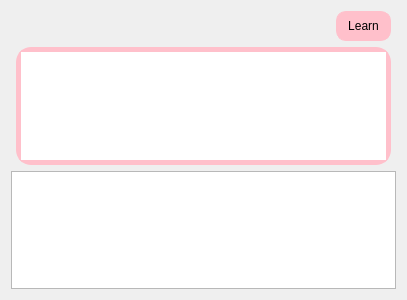
<?xml version="1.0" encoding="UTF-8"?>
<ui version="4.0">
 <class>ReadNow</class>
 <widget class="QWidget" name="ReadNow">
  <property name="geometry">
   <rect>
    <x>0</x>
    <y>0</y>
    <width>404</width>
    <height>300</height>
   </rect>
  </property>
  <property name="sizePolicy">
   <sizepolicy hsizetype="Expanding" vsizetype="Expanding">
    <horstretch>0</horstretch>
    <verstretch>0</verstretch>
   </sizepolicy>
  </property>
  <property name="windowTitle">
   <string>Form</string>
  </property>
  <layout class="QVBoxLayout" name="verticalLayout">
   <item>
    <layout class="QHBoxLayout" name="HeaderLayout">
     <property name="spacing">
      <number>0</number>
     </property>
     <property name="leftMargin">
      <number>5</number>
     </property>
     <property name="rightMargin">
      <number>5</number>
     </property>
     <item>
      <widget class="QPushButton" name="translationWindow">
       <property name="minimumSize">
        <size>
         <width>320</width>
         <height>30</height>
        </size>
       </property>
       <property name="maximumSize">
        <size>
         <width>200</width>
         <height>30</height>
        </size>
       </property>
       <property name="palette">
        <palette>
         <active>
          <colorrole role="WindowText">
           <brush brushstyle="SolidPattern">
            <color alpha="255">
             <red>0</red>
             <green>0</green>
             <blue>0</blue>
            </color>
           </brush>
          </colorrole>
          <colorrole role="Button">
           <brush brushstyle="SolidPattern">
            <color alpha="0">
             <red>0</red>
             <green>0</green>
             <blue>0</blue>
            </color>
           </brush>
          </colorrole>
          <colorrole role="Light">
           <brush brushstyle="SolidPattern">
            <color alpha="255">
             <red>255</red>
             <green>255</green>
             <blue>255</blue>
            </color>
           </brush>
          </colorrole>
          <colorrole role="Midlight">
           <brush brushstyle="SolidPattern">
            <color alpha="255">
             <red>215</red>
             <green>215</green>
             <blue>215</blue>
            </color>
           </brush>
          </colorrole>
          <colorrole role="Dark">
           <brush brushstyle="SolidPattern">
            <color alpha="255">
             <red>88</red>
             <green>88</green>
             <blue>88</blue>
            </color>
           </brush>
          </colorrole>
          <colorrole role="Mid">
           <brush brushstyle="SolidPattern">
            <color alpha="255">
             <red>117</red>
             <green>117</green>
             <blue>117</blue>
            </color>
           </brush>
          </colorrole>
          <colorrole role="Text">
           <brush brushstyle="SolidPattern">
            <color alpha="255">
             <red>0</red>
             <green>0</green>
             <blue>0</blue>
            </color>
           </brush>
          </colorrole>
          <colorrole role="BrightText">
           <brush brushstyle="SolidPattern">
            <color alpha="255">
             <red>255</red>
             <green>255</green>
             <blue>255</blue>
            </color>
           </brush>
          </colorrole>
          <colorrole role="ButtonText">
           <brush brushstyle="SolidPattern">
            <color alpha="255">
             <red>0</red>
             <green>0</green>
             <blue>0</blue>
            </color>
           </brush>
          </colorrole>
          <colorrole role="Base">
           <brush brushstyle="SolidPattern">
            <color alpha="0">
             <red>0</red>
             <green>0</green>
             <blue>0</blue>
            </color>
           </brush>
          </colorrole>
          <colorrole role="Window">
           <brush brushstyle="SolidPattern">
            <color alpha="0">
             <red>0</red>
             <green>0</green>
             <blue>0</blue>
            </color>
           </brush>
          </colorrole>
          <colorrole role="Shadow">
           <brush brushstyle="SolidPattern">
            <color alpha="255">
             <red>0</red>
             <green>0</green>
             <blue>0</blue>
            </color>
           </brush>
          </colorrole>
          <colorrole role="AlternateBase">
           <brush brushstyle="SolidPattern">
            <color alpha="255">
             <red>215</red>
             <green>215</green>
             <blue>215</blue>
            </color>
           </brush>
          </colorrole>
          <colorrole role="ToolTipBase">
           <brush brushstyle="SolidPattern">
            <color alpha="255">
             <red>255</red>
             <green>255</green>
             <blue>220</blue>
            </color>
           </brush>
          </colorrole>
          <colorrole role="ToolTipText">
           <brush brushstyle="SolidPattern">
            <color alpha="255">
             <red>0</red>
             <green>0</green>
             <blue>0</blue>
            </color>
           </brush>
          </colorrole>
          <colorrole role="PlaceholderText">
           <brush brushstyle="SolidPattern">
            <color alpha="127">
             <red>0</red>
             <green>0</green>
             <blue>0</blue>
            </color>
           </brush>
          </colorrole>
          <colorrole role="Accent">
           <brush brushstyle="SolidPattern">
            <color alpha="255">
             <red>255</red>
             <green>255</green>
             <blue>255</blue>
            </color>
           </brush>
          </colorrole>
         </active>
         <inactive>
          <colorrole role="WindowText">
           <brush brushstyle="SolidPattern">
            <color alpha="255">
             <red>0</red>
             <green>0</green>
             <blue>0</blue>
            </color>
           </brush>
          </colorrole>
          <colorrole role="Button">
           <brush brushstyle="SolidPattern">
            <color alpha="0">
             <red>0</red>
             <green>0</green>
             <blue>0</blue>
            </color>
           </brush>
          </colorrole>
          <colorrole role="Light">
           <brush brushstyle="SolidPattern">
            <color alpha="255">
             <red>255</red>
             <green>255</green>
             <blue>255</blue>
            </color>
           </brush>
          </colorrole>
          <colorrole role="Midlight">
           <brush brushstyle="SolidPattern">
            <color alpha="255">
             <red>215</red>
             <green>215</green>
             <blue>215</blue>
            </color>
           </brush>
          </colorrole>
          <colorrole role="Dark">
           <brush brushstyle="SolidPattern">
            <color alpha="255">
             <red>88</red>
             <green>88</green>
             <blue>88</blue>
            </color>
           </brush>
          </colorrole>
          <colorrole role="Mid">
           <brush brushstyle="SolidPattern">
            <color alpha="255">
             <red>117</red>
             <green>117</green>
             <blue>117</blue>
            </color>
           </brush>
          </colorrole>
          <colorrole role="Text">
           <brush brushstyle="SolidPattern">
            <color alpha="255">
             <red>0</red>
             <green>0</green>
             <blue>0</blue>
            </color>
           </brush>
          </colorrole>
          <colorrole role="BrightText">
           <brush brushstyle="SolidPattern">
            <color alpha="255">
             <red>255</red>
             <green>255</green>
             <blue>255</blue>
            </color>
           </brush>
          </colorrole>
          <colorrole role="ButtonText">
           <brush brushstyle="SolidPattern">
            <color alpha="255">
             <red>0</red>
             <green>0</green>
             <blue>0</blue>
            </color>
           </brush>
          </colorrole>
          <colorrole role="Base">
           <brush brushstyle="SolidPattern">
            <color alpha="0">
             <red>0</red>
             <green>0</green>
             <blue>0</blue>
            </color>
           </brush>
          </colorrole>
          <colorrole role="Window">
           <brush brushstyle="SolidPattern">
            <color alpha="0">
             <red>0</red>
             <green>0</green>
             <blue>0</blue>
            </color>
           </brush>
          </colorrole>
          <colorrole role="Shadow">
           <brush brushstyle="SolidPattern">
            <color alpha="255">
             <red>0</red>
             <green>0</green>
             <blue>0</blue>
            </color>
           </brush>
          </colorrole>
          <colorrole role="AlternateBase">
           <brush brushstyle="SolidPattern">
            <color alpha="255">
             <red>215</red>
             <green>215</green>
             <blue>215</blue>
            </color>
           </brush>
          </colorrole>
          <colorrole role="ToolTipBase">
           <brush brushstyle="SolidPattern">
            <color alpha="255">
             <red>255</red>
             <green>255</green>
             <blue>220</blue>
            </color>
           </brush>
          </colorrole>
          <colorrole role="ToolTipText">
           <brush brushstyle="SolidPattern">
            <color alpha="255">
             <red>0</red>
             <green>0</green>
             <blue>0</blue>
            </color>
           </brush>
          </colorrole>
          <colorrole role="PlaceholderText">
           <brush brushstyle="SolidPattern">
            <color alpha="127">
             <red>0</red>
             <green>0</green>
             <blue>0</blue>
            </color>
           </brush>
          </colorrole>
          <colorrole role="Accent">
           <brush brushstyle="SolidPattern">
            <color alpha="255">
             <red>255</red>
             <green>255</green>
             <blue>255</blue>
            </color>
           </brush>
          </colorrole>
         </inactive>
         <disabled>
          <colorrole role="WindowText">
           <brush brushstyle="SolidPattern">
            <color alpha="255">
             <red>88</red>
             <green>88</green>
             <blue>88</blue>
            </color>
           </brush>
          </colorrole>
          <colorrole role="Button">
           <brush brushstyle="SolidPattern">
            <color alpha="0">
             <red>0</red>
             <green>0</green>
             <blue>0</blue>
            </color>
           </brush>
          </colorrole>
          <colorrole role="Light">
           <brush brushstyle="SolidPattern">
            <color alpha="255">
             <red>255</red>
             <green>255</green>
             <blue>255</blue>
            </color>
           </brush>
          </colorrole>
          <colorrole role="Midlight">
           <brush brushstyle="SolidPattern">
            <color alpha="255">
             <red>215</red>
             <green>215</green>
             <blue>215</blue>
            </color>
           </brush>
          </colorrole>
          <colorrole role="Dark">
           <brush brushstyle="SolidPattern">
            <color alpha="255">
             <red>88</red>
             <green>88</green>
             <blue>88</blue>
            </color>
           </brush>
          </colorrole>
          <colorrole role="Mid">
           <brush brushstyle="SolidPattern">
            <color alpha="255">
             <red>117</red>
             <green>117</green>
             <blue>117</blue>
            </color>
           </brush>
          </colorrole>
          <colorrole role="Text">
           <brush brushstyle="SolidPattern">
            <color alpha="255">
             <red>88</red>
             <green>88</green>
             <blue>88</blue>
            </color>
           </brush>
          </colorrole>
          <colorrole role="BrightText">
           <brush brushstyle="SolidPattern">
            <color alpha="255">
             <red>255</red>
             <green>255</green>
             <blue>255</blue>
            </color>
           </brush>
          </colorrole>
          <colorrole role="ButtonText">
           <brush brushstyle="SolidPattern">
            <color alpha="255">
             <red>88</red>
             <green>88</green>
             <blue>88</blue>
            </color>
           </brush>
          </colorrole>
          <colorrole role="Base">
           <brush brushstyle="SolidPattern">
            <color alpha="0">
             <red>0</red>
             <green>0</green>
             <blue>0</blue>
            </color>
           </brush>
          </colorrole>
          <colorrole role="Window">
           <brush brushstyle="SolidPattern">
            <color alpha="0">
             <red>0</red>
             <green>0</green>
             <blue>0</blue>
            </color>
           </brush>
          </colorrole>
          <colorrole role="Shadow">
           <brush brushstyle="SolidPattern">
            <color alpha="255">
             <red>0</red>
             <green>0</green>
             <blue>0</blue>
            </color>
           </brush>
          </colorrole>
          <colorrole role="AlternateBase">
           <brush brushstyle="SolidPattern">
            <color alpha="255">
             <red>176</red>
             <green>176</green>
             <blue>176</blue>
            </color>
           </brush>
          </colorrole>
          <colorrole role="ToolTipBase">
           <brush brushstyle="SolidPattern">
            <color alpha="255">
             <red>255</red>
             <green>255</green>
             <blue>220</blue>
            </color>
           </brush>
          </colorrole>
          <colorrole role="ToolTipText">
           <brush brushstyle="SolidPattern">
            <color alpha="255">
             <red>0</red>
             <green>0</green>
             <blue>0</blue>
            </color>
           </brush>
          </colorrole>
          <colorrole role="PlaceholderText">
           <brush brushstyle="SolidPattern">
            <color alpha="127">
             <red>88</red>
             <green>88</green>
             <blue>88</blue>
            </color>
           </brush>
          </colorrole>
          <colorrole role="Accent">
           <brush brushstyle="SolidPattern">
            <color alpha="255">
             <red>228</red>
             <green>228</green>
             <blue>228</blue>
            </color>
           </brush>
          </colorrole>
         </disabled>
        </palette>
       </property>
       <property name="autoFillBackground">
        <bool>false</bool>
       </property>
       <property name="styleSheet">
        <string notr="true">background-color: rgba(0, 0, 0, 0)</string>
       </property>
       <property name="text">
        <string/>
       </property>
       <property name="iconSize">
        <size>
         <width>40</width>
         <height>40</height>
        </size>
       </property>
       <property name="autoDefault">
        <bool>false</bool>
       </property>
       <property name="flat">
        <bool>true</bool>
       </property>
      </widget>
     </item>
     <item>
      <widget class="QPushButton" name="learnButton">
       <property name="minimumSize">
        <size>
         <width>55</width>
         <height>30</height>
        </size>
       </property>
       <property name="maximumSize">
        <size>
         <width>55</width>
         <height>30</height>
        </size>
       </property>
       <property name="palette">
        <palette>
         <active>
          <colorrole role="WindowText">
           <brush brushstyle="SolidPattern">
            <color alpha="255">
             <red>0</red>
             <green>0</green>
             <blue>0</blue>
            </color>
           </brush>
          </colorrole>
          <colorrole role="Button">
           <brush brushstyle="SolidPattern">
            <color alpha="255">
             <red>255</red>
             <green>192</green>
             <blue>203</blue>
            </color>
           </brush>
          </colorrole>
          <colorrole role="Light">
           <brush brushstyle="SolidPattern">
            <color alpha="255">
             <red>255</red>
             <green>255</green>
             <blue>255</blue>
            </color>
           </brush>
          </colorrole>
          <colorrole role="Midlight">
           <brush brushstyle="SolidPattern">
            <color alpha="255">
             <red>217</red>
             <green>217</green>
             <blue>217</blue>
            </color>
           </brush>
          </colorrole>
          <colorrole role="Dark">
           <brush brushstyle="SolidPattern">
            <color alpha="255">
             <red>90</red>
             <green>90</green>
             <blue>90</blue>
            </color>
           </brush>
          </colorrole>
          <colorrole role="Mid">
           <brush brushstyle="SolidPattern">
            <color alpha="255">
             <red>119</red>
             <green>119</green>
             <blue>119</blue>
            </color>
           </brush>
          </colorrole>
          <colorrole role="Text">
           <brush brushstyle="SolidPattern">
            <color alpha="255">
             <red>0</red>
             <green>0</green>
             <blue>0</blue>
            </color>
           </brush>
          </colorrole>
          <colorrole role="BrightText">
           <brush brushstyle="SolidPattern">
            <color alpha="255">
             <red>255</red>
             <green>255</green>
             <blue>255</blue>
            </color>
           </brush>
          </colorrole>
          <colorrole role="ButtonText">
           <brush brushstyle="SolidPattern">
            <color alpha="255">
             <red>0</red>
             <green>0</green>
             <blue>0</blue>
            </color>
           </brush>
          </colorrole>
          <colorrole role="Base">
           <brush brushstyle="SolidPattern">
            <color alpha="255">
             <red>255</red>
             <green>192</green>
             <blue>203</blue>
            </color>
           </brush>
          </colorrole>
          <colorrole role="Window">
           <brush brushstyle="SolidPattern">
            <color alpha="255">
             <red>255</red>
             <green>192</green>
             <blue>203</blue>
            </color>
           </brush>
          </colorrole>
          <colorrole role="Shadow">
           <brush brushstyle="SolidPattern">
            <color alpha="255">
             <red>0</red>
             <green>0</green>
             <blue>0</blue>
            </color>
           </brush>
          </colorrole>
          <colorrole role="AlternateBase">
           <brush brushstyle="SolidPattern">
            <color alpha="255">
             <red>217</red>
             <green>217</green>
             <blue>217</blue>
            </color>
           </brush>
          </colorrole>
          <colorrole role="ToolTipBase">
           <brush brushstyle="SolidPattern">
            <color alpha="255">
             <red>255</red>
             <green>255</green>
             <blue>220</blue>
            </color>
           </brush>
          </colorrole>
          <colorrole role="ToolTipText">
           <brush brushstyle="SolidPattern">
            <color alpha="255">
             <red>0</red>
             <green>0</green>
             <blue>0</blue>
            </color>
           </brush>
          </colorrole>
          <colorrole role="PlaceholderText">
           <brush brushstyle="SolidPattern">
            <color alpha="127">
             <red>0</red>
             <green>0</green>
             <blue>0</blue>
            </color>
           </brush>
          </colorrole>
          <colorrole role="Accent">
           <brush brushstyle="SolidPattern">
            <color alpha="255">
             <red>255</red>
             <green>255</green>
             <blue>255</blue>
            </color>
           </brush>
          </colorrole>
         </active>
         <inactive>
          <colorrole role="WindowText">
           <brush brushstyle="SolidPattern">
            <color alpha="255">
             <red>0</red>
             <green>0</green>
             <blue>0</blue>
            </color>
           </brush>
          </colorrole>
          <colorrole role="Button">
           <brush brushstyle="SolidPattern">
            <color alpha="255">
             <red>255</red>
             <green>192</green>
             <blue>203</blue>
            </color>
           </brush>
          </colorrole>
          <colorrole role="Light">
           <brush brushstyle="SolidPattern">
            <color alpha="255">
             <red>255</red>
             <green>255</green>
             <blue>255</blue>
            </color>
           </brush>
          </colorrole>
          <colorrole role="Midlight">
           <brush brushstyle="SolidPattern">
            <color alpha="255">
             <red>217</red>
             <green>217</green>
             <blue>217</blue>
            </color>
           </brush>
          </colorrole>
          <colorrole role="Dark">
           <brush brushstyle="SolidPattern">
            <color alpha="255">
             <red>90</red>
             <green>90</green>
             <blue>90</blue>
            </color>
           </brush>
          </colorrole>
          <colorrole role="Mid">
           <brush brushstyle="SolidPattern">
            <color alpha="255">
             <red>119</red>
             <green>119</green>
             <blue>119</blue>
            </color>
           </brush>
          </colorrole>
          <colorrole role="Text">
           <brush brushstyle="SolidPattern">
            <color alpha="255">
             <red>0</red>
             <green>0</green>
             <blue>0</blue>
            </color>
           </brush>
          </colorrole>
          <colorrole role="BrightText">
           <brush brushstyle="SolidPattern">
            <color alpha="255">
             <red>255</red>
             <green>255</green>
             <blue>255</blue>
            </color>
           </brush>
          </colorrole>
          <colorrole role="ButtonText">
           <brush brushstyle="SolidPattern">
            <color alpha="255">
             <red>0</red>
             <green>0</green>
             <blue>0</blue>
            </color>
           </brush>
          </colorrole>
          <colorrole role="Base">
           <brush brushstyle="SolidPattern">
            <color alpha="255">
             <red>255</red>
             <green>192</green>
             <blue>203</blue>
            </color>
           </brush>
          </colorrole>
          <colorrole role="Window">
           <brush brushstyle="SolidPattern">
            <color alpha="255">
             <red>255</red>
             <green>192</green>
             <blue>203</blue>
            </color>
           </brush>
          </colorrole>
          <colorrole role="Shadow">
           <brush brushstyle="SolidPattern">
            <color alpha="255">
             <red>0</red>
             <green>0</green>
             <blue>0</blue>
            </color>
           </brush>
          </colorrole>
          <colorrole role="AlternateBase">
           <brush brushstyle="SolidPattern">
            <color alpha="255">
             <red>217</red>
             <green>217</green>
             <blue>217</blue>
            </color>
           </brush>
          </colorrole>
          <colorrole role="ToolTipBase">
           <brush brushstyle="SolidPattern">
            <color alpha="255">
             <red>255</red>
             <green>255</green>
             <blue>220</blue>
            </color>
           </brush>
          </colorrole>
          <colorrole role="ToolTipText">
           <brush brushstyle="SolidPattern">
            <color alpha="255">
             <red>0</red>
             <green>0</green>
             <blue>0</blue>
            </color>
           </brush>
          </colorrole>
          <colorrole role="PlaceholderText">
           <brush brushstyle="SolidPattern">
            <color alpha="127">
             <red>0</red>
             <green>0</green>
             <blue>0</blue>
            </color>
           </brush>
          </colorrole>
          <colorrole role="Accent">
           <brush brushstyle="SolidPattern">
            <color alpha="255">
             <red>255</red>
             <green>255</green>
             <blue>255</blue>
            </color>
           </brush>
          </colorrole>
         </inactive>
         <disabled>
          <colorrole role="WindowText">
           <brush brushstyle="SolidPattern">
            <color alpha="255">
             <red>90</red>
             <green>90</green>
             <blue>90</blue>
            </color>
           </brush>
          </colorrole>
          <colorrole role="Button">
           <brush brushstyle="SolidPattern">
            <color alpha="255">
             <red>255</red>
             <green>192</green>
             <blue>203</blue>
            </color>
           </brush>
          </colorrole>
          <colorrole role="Light">
           <brush brushstyle="SolidPattern">
            <color alpha="255">
             <red>255</red>
             <green>255</green>
             <blue>255</blue>
            </color>
           </brush>
          </colorrole>
          <colorrole role="Midlight">
           <brush brushstyle="SolidPattern">
            <color alpha="255">
             <red>217</red>
             <green>217</green>
             <blue>217</blue>
            </color>
           </brush>
          </colorrole>
          <colorrole role="Dark">
           <brush brushstyle="SolidPattern">
            <color alpha="255">
             <red>90</red>
             <green>90</green>
             <blue>90</blue>
            </color>
           </brush>
          </colorrole>
          <colorrole role="Mid">
           <brush brushstyle="SolidPattern">
            <color alpha="255">
             <red>119</red>
             <green>119</green>
             <blue>119</blue>
            </color>
           </brush>
          </colorrole>
          <colorrole role="Text">
           <brush brushstyle="SolidPattern">
            <color alpha="255">
             <red>90</red>
             <green>90</green>
             <blue>90</blue>
            </color>
           </brush>
          </colorrole>
          <colorrole role="BrightText">
           <brush brushstyle="SolidPattern">
            <color alpha="255">
             <red>255</red>
             <green>255</green>
             <blue>255</blue>
            </color>
           </brush>
          </colorrole>
          <colorrole role="ButtonText">
           <brush brushstyle="SolidPattern">
            <color alpha="255">
             <red>90</red>
             <green>90</green>
             <blue>90</blue>
            </color>
           </brush>
          </colorrole>
          <colorrole role="Base">
           <brush brushstyle="SolidPattern">
            <color alpha="255">
             <red>255</red>
             <green>192</green>
             <blue>203</blue>
            </color>
           </brush>
          </colorrole>
          <colorrole role="Window">
           <brush brushstyle="SolidPattern">
            <color alpha="255">
             <red>255</red>
             <green>192</green>
             <blue>203</blue>
            </color>
           </brush>
          </colorrole>
          <colorrole role="Shadow">
           <brush brushstyle="SolidPattern">
            <color alpha="255">
             <red>0</red>
             <green>0</green>
             <blue>0</blue>
            </color>
           </brush>
          </colorrole>
          <colorrole role="AlternateBase">
           <brush brushstyle="SolidPattern">
            <color alpha="255">
             <red>179</red>
             <green>179</green>
             <blue>179</blue>
            </color>
           </brush>
          </colorrole>
          <colorrole role="ToolTipBase">
           <brush brushstyle="SolidPattern">
            <color alpha="255">
             <red>255</red>
             <green>255</green>
             <blue>220</blue>
            </color>
           </brush>
          </colorrole>
          <colorrole role="ToolTipText">
           <brush brushstyle="SolidPattern">
            <color alpha="255">
             <red>0</red>
             <green>0</green>
             <blue>0</blue>
            </color>
           </brush>
          </colorrole>
          <colorrole role="PlaceholderText">
           <brush brushstyle="SolidPattern">
            <color alpha="127">
             <red>90</red>
             <green>90</green>
             <blue>90</blue>
            </color>
           </brush>
          </colorrole>
          <colorrole role="Accent">
           <brush brushstyle="SolidPattern">
            <color alpha="255">
             <red>233</red>
             <green>233</green>
             <blue>233</blue>
            </color>
           </brush>
          </colorrole>
         </disabled>
        </palette>
       </property>
       <property name="font">
        <font>
         <stylestrategy>PreferDefault</stylestrategy>
        </font>
       </property>
       <property name="cursor">
        <cursorShape>ArrowCursor</cursorShape>
       </property>
       <property name="styleSheet">
        <string notr="true">border: 1px solid pink;
border-radius: 10;
background-color: pink;</string>
       </property>
       <property name="text">
        <string>Learn</string>
       </property>
       <property name="iconSize">
        <size>
         <width>40</width>
         <height>40</height>
        </size>
       </property>
       <property name="autoDefault">
        <bool>false</bool>
       </property>
       <property name="default">
        <bool>true</bool>
       </property>
       <property name="flat">
        <bool>false</bool>
       </property>
      </widget>
     </item>
    </layout>
   </item>
   <item>
    <layout class="QHBoxLayout" name="HeaderLayout_2">
     <property name="spacing">
      <number>0</number>
     </property>
     <property name="leftMargin">
      <number>5</number>
     </property>
     <property name="rightMargin">
      <number>5</number>
     </property>
     <item>
      <widget class="QTextEdit" name="contextTextEdit">
       <property name="sizePolicy">
        <sizepolicy hsizetype="Minimum" vsizetype="Fixed">
         <horstretch>0</horstretch>
         <verstretch>0</verstretch>
        </sizepolicy>
       </property>
       <property name="minimumSize">
        <size>
         <width>360</width>
         <height>50</height>
        </size>
       </property>
       <property name="font">
        <font>
         <family>Arial</family>
         <pointsize>20</pointsize>
         <italic>false</italic>
         <bold>false</bold>
        </font>
       </property>
       <property name="styleSheet">
        <string notr="true">font: 20pt &quot;Arial&quot;;
border-radius: 15;
border: 5px solid pink;</string>
       </property>
      </widget>
     </item>
    </layout>
   </item>
   <item>
    <widget class="QTextEdit" name="currentBook">
     <property name="sizePolicy">
      <sizepolicy hsizetype="Expanding" vsizetype="Expanding">
       <horstretch>0</horstretch>
       <verstretch>0</verstretch>
      </sizepolicy>
     </property>
     <property name="font">
      <font>
       <family>YuGothic</family>
       <pointsize>20</pointsize>
       <italic>false</italic>
       <bold>false</bold>
      </font>
     </property>
     <property name="styleSheet">
      <string notr="true">font: 20pt &quot;YuGothic&quot;</string>
     </property>
    </widget>
   </item>
  </layout>
 </widget>
 <resources/>
 <connections/>
</ui>
